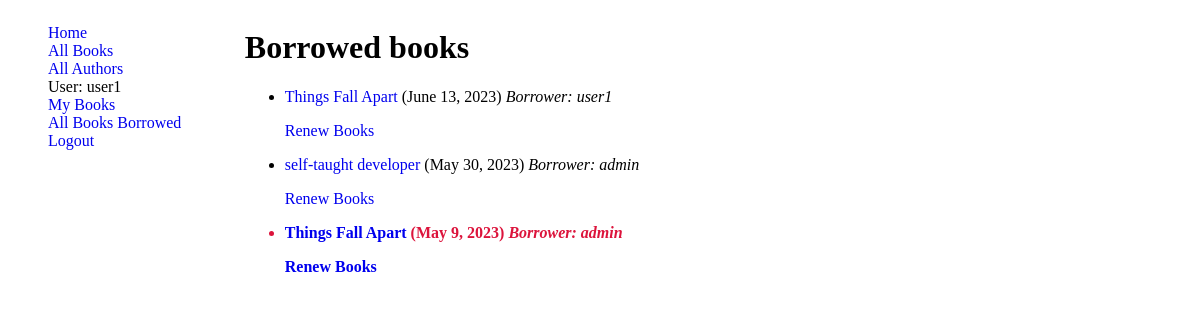
Page /catalog/books-borrowed-out/ (signed in) on the earlier database version.
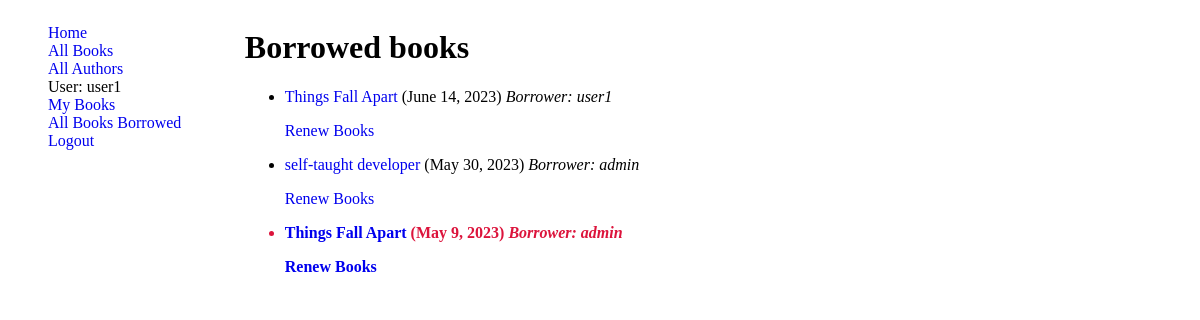
Same page on the later database version.
### catalog/models.py (models this page shows, shortened)
class BookInstance(models.Model):
    LOAN_STATUS = (
        ('m', 'Maintenance'),
        ('o', 'On loan'),
        ('a', 'Available'),
        ('r', 'Reserved'),
    )
    id = models.UUIDField(primary_key=True, default=uuid.uuid4, help_text='Unique ID for this particular book across whole library')
    book = models.ForeignKey(Book, on_delete=models.RESTRICT, null=True)
    imprint = models.CharField(max_length=150)
    due_back = models.DateField(blank=True, null=True)
    status =models.CharField(max_length=1, choices=LOAN_STATUS, default='m',help_text='Book availability',)
    borrower = models.ForeignKey(User, on_delete=models.SET_NULL, null=True, blank=True)
    class Meta:
        ordering = ['due_back']
        verbose_name = 'Book Instance'
    @property
    def is_overdue(self):
        if self.due_back:
            return bool(self.due_back and date.today() > self.due_back)
    class Meta:
        permissions = (("can_mark_returned", "Set book as returned"), ("can_renew", "Can renew Borrwed Book") )

class Book(models.Model):
    title = models.CharField(max_length=100)
    author = models.ForeignKey(Author, on_delete=models.SET_NULL, null=True, )
    summary = models.TextField(max_length=1000, help_text='Enter a brief description of the book')
    language = models.ForeignKey(Language,  on_delete=models.SET_NULL, null=True)
    genre = models.ManyToManyField(Genre, help_text='Select a genre for this book')
    ISBN = models.CharField('ISBN', max_length=13, unique=True,  help_text='13 Character <a href="https://www.isbn-international.org/content/what-isbn">ISBN number</a>')

### catalog/views.py (the view)
# urls.py: path('books-borrowed-out/', AllBorrowedBooks.as_view(), name="books-borrowed-out"),
class AllBorrowedBooks(LoginRequiredMixin,PermissionRequiredMixin, ListView):
    model = BookInstance
    template_name = 'librarian/borrowed-books.html'
    permission_required = "catalog.can_mark_returned"
    def get_queryset(self):
        QS = BookInstance.objects.filter(status__exact = 'o')
        return QS

### templates/librarian/borrowed-books.html
{% extends "base.html" %}
{% block content %}
    <h1>Borrowed books</h1>
    {% if perms.catalog.can_mark_returned %}
    {% if bookinstance_list %}
    <ul>
      {% for bk in bookinstance_list %}
      <li class="{% if bk.is_overdue %}text-danger{% endif %}">
        <a href="{% url 'book-detail' bk.book.pk %}">{{ bk.book.title }}</a> ({{ bk.due_back }})
        {% if perms.catalog.can_renew %}
        <i>Borrower: {{bk.borrower}}</i>
        <p><a href="{% url 'renew-books' bk.id %}">Renew Books</a></p>
        {% endif %}
      </li>
      {% endfor %}
    </ul>
    {% else %}
      <p>There are no books borrowed.</p>
    {% endif %}
{% else %}
<h3>You dont have access to this page!</h3>
    {% endif %}
{% endblock %}

Differences in the rows shown:
changed BookInstance "user1": due_back "June 13, 2023" → "June 14, 2023"
